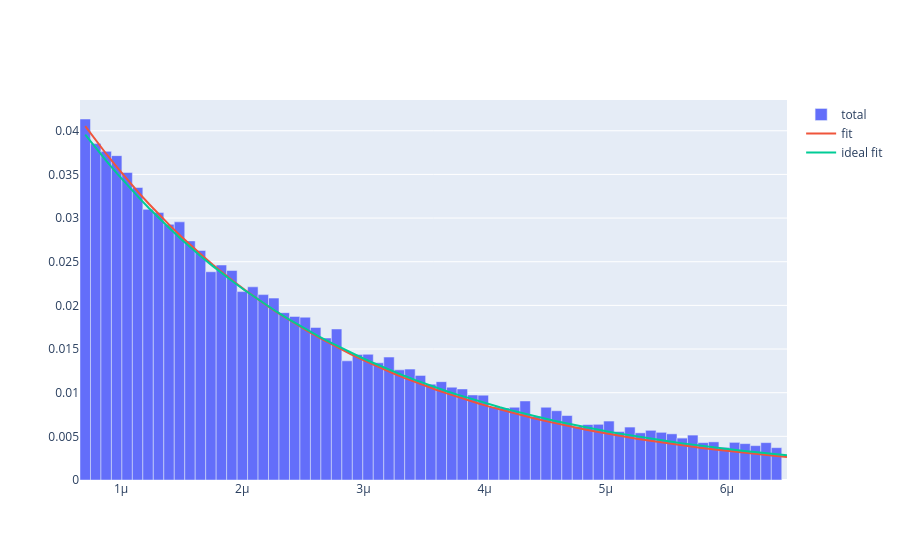

Notebook code cell kept with this figure:
### Markdown cell above
## Plot result + Discrepancy analysis

### Code cell
count,edges = np.histogram(data_refact , n_bins)


fig = go.Figure()
fig.add_trace(go.Bar(x=edges[:-1], y=count/len(data_refact), name='total', width=np.diff(edges)))

x_fit = np.linspace(min(data_refact) , max(data_refact) , n_bins)
y_fit = (m.values["a"]*expon.pdf( x_fit , loc = m.values["A"] , scale = m.values["tau"]) + m.values["b"] * uniform.pdf(x_fit , 0, 8e-6))*np.diff(edges)[0]
y_ideal_fit = (m.values["a"]*expon.pdf( x_fit , loc = m.values["A"] , scale = TAU_MU) + m.values["b"] * uniform.pdf(x_fit , 0, 8e-6))*np.diff(edges)[0]
fig.add_trace(go.Scatter(x=x_fit, y=y_fit, mode='lines', name='fit', line=dict(shape='linear')))
fig.add_trace(go.Scatter(x=x_fit, y=y_ideal_fit, mode='lines', name='ideal fit', line=dict(shape='linear')))
